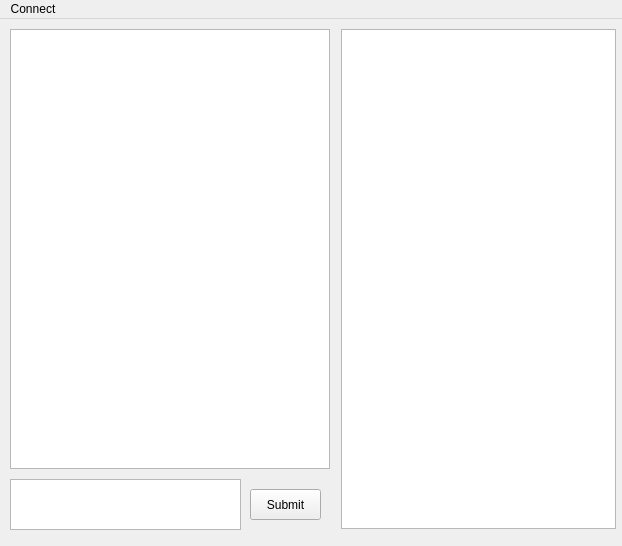
<?xml version="1.0" encoding="UTF-8"?>
<ui version="4.0">
 <class>MainWindow</class>
 <widget class="QMainWindow" name="MainWindow">
  <property name="geometry">
   <rect>
    <x>0</x>
    <y>0</y>
    <width>622</width>
    <height>546</height>
   </rect>
  </property>
  <property name="sizePolicy">
   <sizepolicy hsizetype="Fixed" vsizetype="Fixed">
    <horstretch>0</horstretch>
    <verstretch>0</verstretch>
   </sizepolicy>
  </property>
  <property name="windowTitle">
   <string>SimpleChat</string>
  </property>
  <widget class="QWidget" name="centralwidget">
   <property name="sizePolicy">
    <sizepolicy hsizetype="Fixed" vsizetype="Fixed">
     <horstretch>0</horstretch>
     <verstretch>0</verstretch>
    </sizepolicy>
   </property>
   <widget class="QListWidget" name="listWidget">
    <property name="geometry">
     <rect>
      <x>10</x>
      <y>10</y>
      <width>320</width>
      <height>440</height>
     </rect>
    </property>
   </widget>
   <widget class="QPlainTextEdit" name="plainTextEdit">
    <property name="geometry">
     <rect>
      <x>10</x>
      <y>460</y>
      <width>231</width>
      <height>51</height>
     </rect>
    </property>
   </widget>
   <widget class="QPushButton" name="pushButton">
    <property name="geometry">
     <rect>
      <x>250</x>
      <y>470</y>
      <width>71</width>
      <height>31</height>
     </rect>
    </property>
    <property name="text">
     <string>Submit</string>
    </property>
   </widget>
   <widget class="QTableView" name="tableView">
    <property name="geometry">
     <rect>
      <x>341</x>
      <y>10</y>
      <width>275</width>
      <height>500</height>
     </rect>
    </property>
   </widget>
  </widget>
  <widget class="QMenuBar" name="menuBar">
   <property name="geometry">
    <rect>
     <x>0</x>
     <y>0</y>
     <width>622</width>
     <height>26</height>
    </rect>
   </property>
   <widget class="QMenu" name="menuhello">
    <property name="title">
     <string>Connect</string>
    </property>
    <addaction name="actionLog_In"/>
    <addaction name="actionSign_In"/>
   </widget>
   <addaction name="menuhello"/>
  </widget>
  <action name="actionLog_In">
   <property name="text">
    <string>Log In</string>
   </property>
  </action>
  <action name="actionSign_In">
   <property name="text">
    <string>Sign In</string>
   </property>
  </action>
 </widget>
 <resources/>
 <connections/>
</ui>
